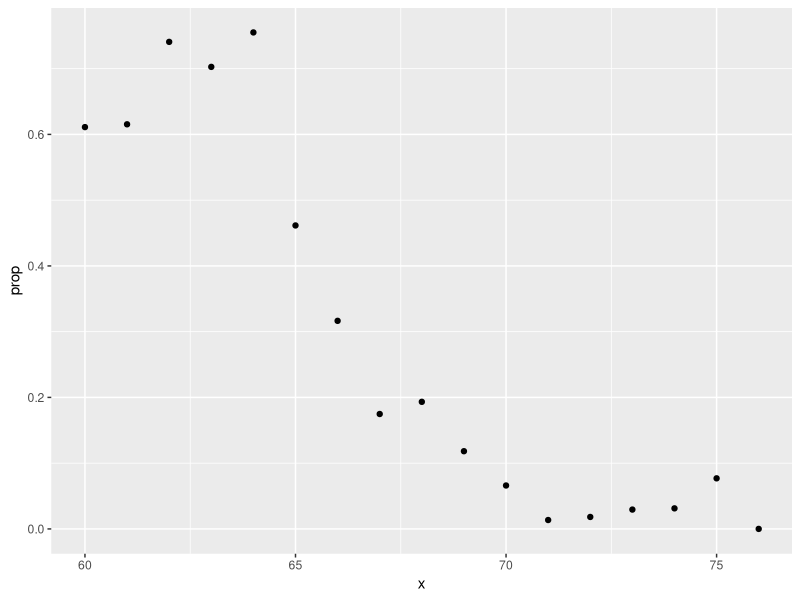
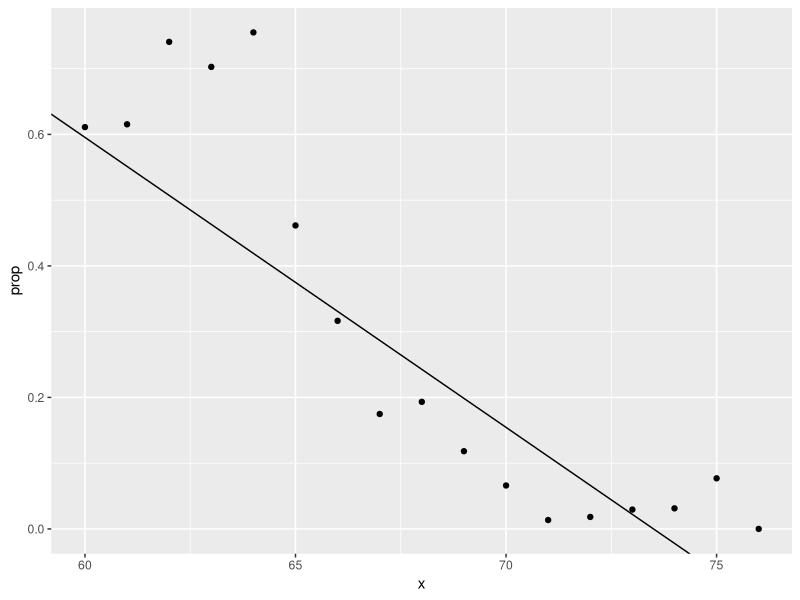

These charts were generated, in order, by the following R code:
library(tidyverse)
library(caret)
library(dslabs)
data(heights)

library(dslabs)
data("heights")

y <- heights$height

set.seed(2) #R 3.6 or latest seed(2, sample.kind = "Rounding")

test_index <- createDataPartition(y, times = 1, p = 0.5, list = FALSE)
train_set <- heights %>% slice(-test_index)
test_set <- heights %>% slice(test_index)


heights %>% 
  mutate(x = round(height)) %>%
  group_by(x) %>%
  filter(n() >= 10) %>%
  summarize(prop = mean(sex == "Female")) %>%
  ggplot(aes(x, prop)) +
  geom_point()

#linear regression with conditional probabilities
lm_fit <- mutate(train_set, y = as.numeric(sex == "Female")) %>% lm(y ~ height, data = .)
p_hat <- predict(lm_fit, test_set)
y_hat <- ifelse(p_hat > 0.5, "Female", "Male") %>% factor()
confusionMatrix(y_hat, test_set$sex)$overall["Accuracy"]

#_____________logistic regression
heights %>% 
  mutate(x = round(height)) %>%
  group_by(x) %>%
  filter(n() >= 10) %>%
  summarize(prop = mean(sex == "Female")) %>%
  ggplot(aes(x, prop)) +
  geom_point() + 
  geom_abline(intercept = lm_fit$coef[1], slope = lm_fit$coef[2])
range(p_hat)

# fit logistic regression model
glm_fit <- train_set %>% 
  mutate(y = as.numeric(sex == "Female")) %>%
  glm(y ~ height, data=., family = "binomial")
p_hat_logit <- predict(glm_fit, newdata = test_set, type = "response")
y_hat_logit <- ifelse(p_hat_logit > 0.5, "Female", "Male") %>% factor
confusionMatrix(y_hat_logit, test_set$sex)$overall[["Accuracy"]]
